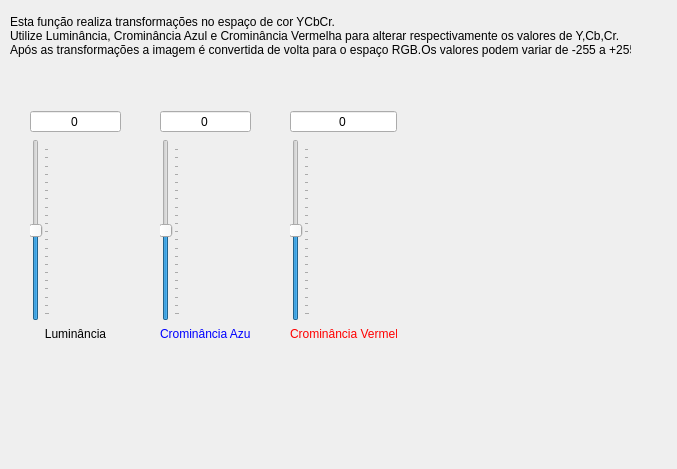
<?xml version="1.0" encoding="UTF-8"?>
<ui version="4.0">
 <class>alterarYCbCrForm</class>
 <widget class="QWidget" name="alterarYCbCrForm">
  <property name="geometry">
   <rect>
    <x>0</x>
    <y>0</y>
    <width>677</width>
    <height>469</height>
   </rect>
  </property>
  <property name="windowTitle">
   <string>Form</string>
  </property>
  <widget class="QLabel" name="label_4">
   <property name="geometry">
    <rect>
     <x>10</x>
     <y>10</y>
     <width>621</width>
     <height>51</height>
    </rect>
   </property>
   <property name="text">
    <string>Esta função realiza transformações no espaço de cor YCbCr.
Utilize Luminância, Crominância Azul e Crominância Vermelha para alterar respectivamente os valores de Y,Cb,Cr.
Após as transformações a imagem é convertida de volta para o espaço RGB.Os valores podem variar de -255 a +255.</string>
   </property>
  </widget>
  <widget class="QWidget" name="verticalLayoutWidget">
   <property name="geometry">
    <rect>
     <x>30</x>
     <y>110</y>
     <width>91</width>
     <height>231</height>
    </rect>
   </property>
   <layout class="QVBoxLayout" name="verticalLayout">
    <property name="sizeConstraint">
     <enum>QLayout::SetDefaultConstraint</enum>
    </property>
    <item>
     <widget class="QSpinBox" name="inputalterarYCbCrFormDeltaY">
      <property name="alignment">
       <set>Qt::AlignCenter</set>
      </property>
      <property name="buttonSymbols">
       <enum>QAbstractSpinBox::NoButtons</enum>
      </property>
      <property name="minimum">
       <number>-255</number>
      </property>
      <property name="maximum">
       <number>255</number>
      </property>
     </widget>
    </item>
    <item>
     <widget class="QSlider" name="verticalSlider">
      <property name="sizePolicy">
       <sizepolicy hsizetype="Fixed" vsizetype="Expanding">
        <horstretch>0</horstretch>
        <verstretch>0</verstretch>
       </sizepolicy>
      </property>
      <property name="cursor">
       <cursorShape>ClosedHandCursor</cursorShape>
      </property>
      <property name="minimum">
       <number>-255</number>
      </property>
      <property name="maximum">
       <number>255</number>
      </property>
      <property name="orientation">
       <enum>Qt::Vertical</enum>
      </property>
      <property name="tickPosition">
       <enum>QSlider::TicksBelow</enum>
      </property>
      <property name="tickInterval">
       <number>25</number>
      </property>
     </widget>
    </item>
    <item>
     <widget class="QLabel" name="label_5">
      <property name="text">
       <string>&lt;html&gt;&lt;head/&gt;&lt;body&gt;&lt;p&gt;&lt;span style=&quot; color:#000000;&quot;&gt;Luminância&lt;/span&gt;&lt;/p&gt;&lt;/body&gt;&lt;/html&gt;</string>
      </property>
      <property name="alignment">
       <set>Qt::AlignBottom|Qt::AlignHCenter</set>
      </property>
     </widget>
    </item>
   </layout>
  </widget>
  <widget class="QWidget" name="verticalLayoutWidget_2">
   <property name="geometry">
    <rect>
     <x>160</x>
     <y>110</y>
     <width>91</width>
     <height>231</height>
    </rect>
   </property>
   <layout class="QVBoxLayout" name="verticalLayout_2">
    <property name="sizeConstraint">
     <enum>QLayout::SetDefaultConstraint</enum>
    </property>
    <item>
     <widget class="QSpinBox" name="inputalterarYCbCrFormDeltaCb">
      <property name="alignment">
       <set>Qt::AlignCenter</set>
      </property>
      <property name="buttonSymbols">
       <enum>QAbstractSpinBox::NoButtons</enum>
      </property>
      <property name="minimum">
       <number>-255</number>
      </property>
      <property name="maximum">
       <number>255</number>
      </property>
     </widget>
    </item>
    <item>
     <widget class="QSlider" name="verticalSlider_2">
      <property name="sizePolicy">
       <sizepolicy hsizetype="Fixed" vsizetype="Expanding">
        <horstretch>0</horstretch>
        <verstretch>0</verstretch>
       </sizepolicy>
      </property>
      <property name="cursor">
       <cursorShape>ClosedHandCursor</cursorShape>
      </property>
      <property name="minimum">
       <number>-255</number>
      </property>
      <property name="maximum">
       <number>255</number>
      </property>
      <property name="orientation">
       <enum>Qt::Vertical</enum>
      </property>
      <property name="tickPosition">
       <enum>QSlider::TicksBelow</enum>
      </property>
      <property name="tickInterval">
       <number>25</number>
      </property>
     </widget>
    </item>
    <item>
     <widget class="QLabel" name="label_6">
      <property name="text">
       <string>&lt;html&gt;&lt;head/&gt;&lt;body&gt;&lt;p&gt;&lt;span style=&quot; color:#0000ff;&quot;&gt;Crominância Azul&lt;/span&gt;&lt;/p&gt;&lt;/body&gt;&lt;/html&gt;</string>
      </property>
      <property name="alignment">
       <set>Qt::AlignBottom|Qt::AlignHCenter</set>
      </property>
     </widget>
    </item>
   </layout>
  </widget>
  <widget class="QWidget" name="verticalLayoutWidget_3">
   <property name="geometry">
    <rect>
     <x>290</x>
     <y>110</y>
     <width>107</width>
     <height>231</height>
    </rect>
   </property>
   <layout class="QVBoxLayout" name="verticalLayout_3">
    <property name="sizeConstraint">
     <enum>QLayout::SetDefaultConstraint</enum>
    </property>
    <item>
     <widget class="QSpinBox" name="inputalterarYCbCrFormDeltaCr">
      <property name="alignment">
       <set>Qt::AlignCenter</set>
      </property>
      <property name="buttonSymbols">
       <enum>QAbstractSpinBox::NoButtons</enum>
      </property>
      <property name="minimum">
       <number>-255</number>
      </property>
      <property name="maximum">
       <number>255</number>
      </property>
     </widget>
    </item>
    <item>
     <widget class="QSlider" name="verticalSlider_3">
      <property name="sizePolicy">
       <sizepolicy hsizetype="Fixed" vsizetype="Expanding">
        <horstretch>0</horstretch>
        <verstretch>0</verstretch>
       </sizepolicy>
      </property>
      <property name="cursor">
       <cursorShape>ClosedHandCursor</cursorShape>
      </property>
      <property name="minimum">
       <number>-255</number>
      </property>
      <property name="maximum">
       <number>255</number>
      </property>
      <property name="orientation">
       <enum>Qt::Vertical</enum>
      </property>
      <property name="tickPosition">
       <enum>QSlider::TicksBelow</enum>
      </property>
      <property name="tickInterval">
       <number>25</number>
      </property>
     </widget>
    </item>
    <item>
     <widget class="QLabel" name="label_7">
      <property name="text">
       <string>&lt;html&gt;&lt;head/&gt;&lt;body&gt;&lt;p&gt;&lt;span style=&quot; color:#ff0000;&quot;&gt;Crominância Vermelha&lt;/span&gt;&lt;/p&gt;&lt;/body&gt;&lt;/html&gt;</string>
      </property>
      <property name="alignment">
       <set>Qt::AlignBottom|Qt::AlignHCenter</set>
      </property>
     </widget>
    </item>
   </layout>
  </widget>
 </widget>
 <resources/>
 <connections>
  <connection>
   <sender>inputalterarYCbCrFormDeltaY</sender>
   <signal>valueChanged(int)</signal>
   <receiver>verticalSlider</receiver>
   <slot>setValue(int)</slot>
   <hints>
    <hint type="sourcelabel">
     <x>75</x>
     <y>120</y>
    </hint>
    <hint type="destinationlabel">
     <x>44</x>
     <y>228</y>
    </hint>
   </hints>
  </connection>
  <connection>
   <sender>verticalSlider</sender>
   <signal>valueChanged(int)</signal>
   <receiver>inputalterarYCbCrFormDeltaY</receiver>
   <slot>setValue(int)</slot>
   <hints>
    <hint type="sourcelabel">
     <x>44</x>
     <y>228</y>
    </hint>
    <hint type="destinationlabel">
     <x>75</x>
     <y>120</y>
    </hint>
   </hints>
  </connection>
  <connection>
   <sender>inputalterarYCbCrFormDeltaCb</sender>
   <signal>valueChanged(int)</signal>
   <receiver>verticalSlider_2</receiver>
   <slot>setValue(int)</slot>
   <hints>
    <hint type="sourcelabel">
     <x>205</x>
     <y>120</y>
    </hint>
    <hint type="destinationlabel">
     <x>174</x>
     <y>228</y>
    </hint>
   </hints>
  </connection>
  <connection>
   <sender>verticalSlider_2</sender>
   <signal>valueChanged(int)</signal>
   <receiver>inputalterarYCbCrFormDeltaCb</receiver>
   <slot>setValue(int)</slot>
   <hints>
    <hint type="sourcelabel">
     <x>174</x>
     <y>228</y>
    </hint>
    <hint type="destinationlabel">
     <x>205</x>
     <y>120</y>
    </hint>
   </hints>
  </connection>
  <connection>
   <sender>inputalterarYCbCrFormDeltaCr</sender>
   <signal>valueChanged(int)</signal>
   <receiver>verticalSlider_3</receiver>
   <slot>setValue(int)</slot>
   <hints>
    <hint type="sourcelabel">
     <x>343</x>
     <y>120</y>
    </hint>
    <hint type="destinationlabel">
     <x>304</x>
     <y>228</y>
    </hint>
   </hints>
  </connection>
  <connection>
   <sender>verticalSlider_3</sender>
   <signal>valueChanged(int)</signal>
   <receiver>inputalterarYCbCrFormDeltaCr</receiver>
   <slot>setValue(int)</slot>
   <hints>
    <hint type="sourcelabel">
     <x>304</x>
     <y>228</y>
    </hint>
    <hint type="destinationlabel">
     <x>343</x>
     <y>120</y>
    </hint>
   </hints>
  </connection>
 </connections>
</ui>
